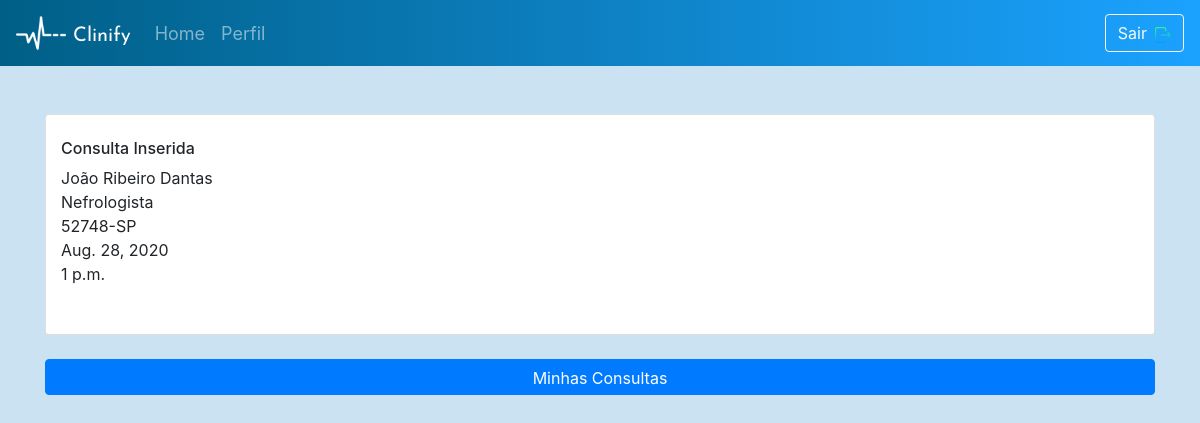
The app's page /Templates/appointment/detail/4/nefrologista/ (signed in) with its own data.
### server_app/models.py (models this page shows, shortened)
class UserAppoint(models.Model):
    user                = models.ForeignKey(User, on_delete=models.CASCADE)
    appoint_espec_apt   = models.CharField(max_length=50)
    appoint_date_apt    = models.DateField()
    appoint_time_apt    = models.TimeField()
    appoint_nmed_apt    = models.CharField(max_length=50)
    appoint_credenc_apt = models.CharField(max_length=20)
    slug                = models.SlugField(default='slug')
    objects = models.Manager()

### server_app/views.py (the view)
# urls.py: url(r'^appointment/detail/(?P<pk>[0-9]+)/(?P<slug>[-\w\d]+)/$', AppointDetailView.as_view(), name='appoint_detail'),
@method_decorator(login_required(login_url="intro"), name='dispatch')
class AppointDetailView(DetailView): ### RETRIEVE
    template_name = "appointment_detail.html"
    model = UserAppoint
    context_object_name = 'single_appoint'
    def get_context_data(self, **kwargs):
        context = super(AppointDetailView, self).get_context_data(**kwargs)
        return context

### Templates/appointment_detail.html (shortened to what this page needs)
<!DOCTYPE html>
{% extends 'base.html' %}
    {% block content %}
        {% load static %}
    </head>
    <body class="medication-screen">
        <nav class="navbar navbar-expand-md navbar-dark">
            <img class="nav-icon" src="{% static 'images\heartbeat-logo-144.png' %}">
            <a class="navbar-brand" href="https://fonts.googleapis.com/css?family=Josefin+Sans:600&display=swap" rel="stylesheet">Clinify</a>
            <div class="collapse navbar-collapse" id="navbarSupportedContent">
                <ul class="navbar-nav mr-auto">
                    <a class="nav-link" href="{% url 'home' %}">Home</a>
                    <a class="nav-link" href="{% url 'temp:profile' %}">Perfil</a>
                </ul>
                <form class="form-inline" method="POST">
                    <a href="#" data-toggle="modal" data-target="#myModal"><button class="btn btn-outline-light btn-auto">Sair<img class="pl-2" src="{% static 'images/logout.png' %}"></button></a>
                </form>
            </div>
        </nav>
        <section class="container mt-5">
            <div class="card container pt-4 pb-5" id="card-opacity">
                <h6>Consulta Inserida</h6>
                {{ single_appoint.appoint_nmed_apt }}<br>
                {{ single_appoint.appoint_espec_apt }}<br>
                {{ single_appoint.appoint_credenc_apt }}<br>
                {{ single_appoint.appoint_date_apt }}<br>
                {{ single_appoint.appoint_time_apt }}<br>
            </div>
            <a href="{% url 'temp:appoint_calendar' %}" type="submit" class="btn btn-primary col-12 mt-4 pb-1">Minhas Consultas</a>
        </section>
        {% endblock %}

### static/css/screens.css (style rules this page uses)
.intro-screen, .signup-screen, .forgpassword-screen, .navbar { background: linear-gradient(90deg, rgba(0,95,134,100) 0%, rgba(27,162,255,100)100%); }
.navbar-brand { padding-left: 7px; margin-top: 6px; font-size: x-large; color: white; font-family: 'Josefin Sans', sans-serif; }
.nav-icon { height: 50px; width: 50px; }
.msg-text, .profile-screen, .edit-profile, .medication-screen, .diet-screen, .appointment-screen, .exercise-screen, .home-screen, .stresslevel-screen { background-color: rgb(202, 226, 241); }
.nav-link { color: white; font-size: 18px; }

### records on screen
UserAppoint: appoint_nmed_apt "João Ribeiro Dantas", appoint_espec_apt "Nefrologista", appoint_credenc_apt "52748-SP", appoint_date_apt "Aug. 28, 2020", appoint_time_apt "1 p.m."
